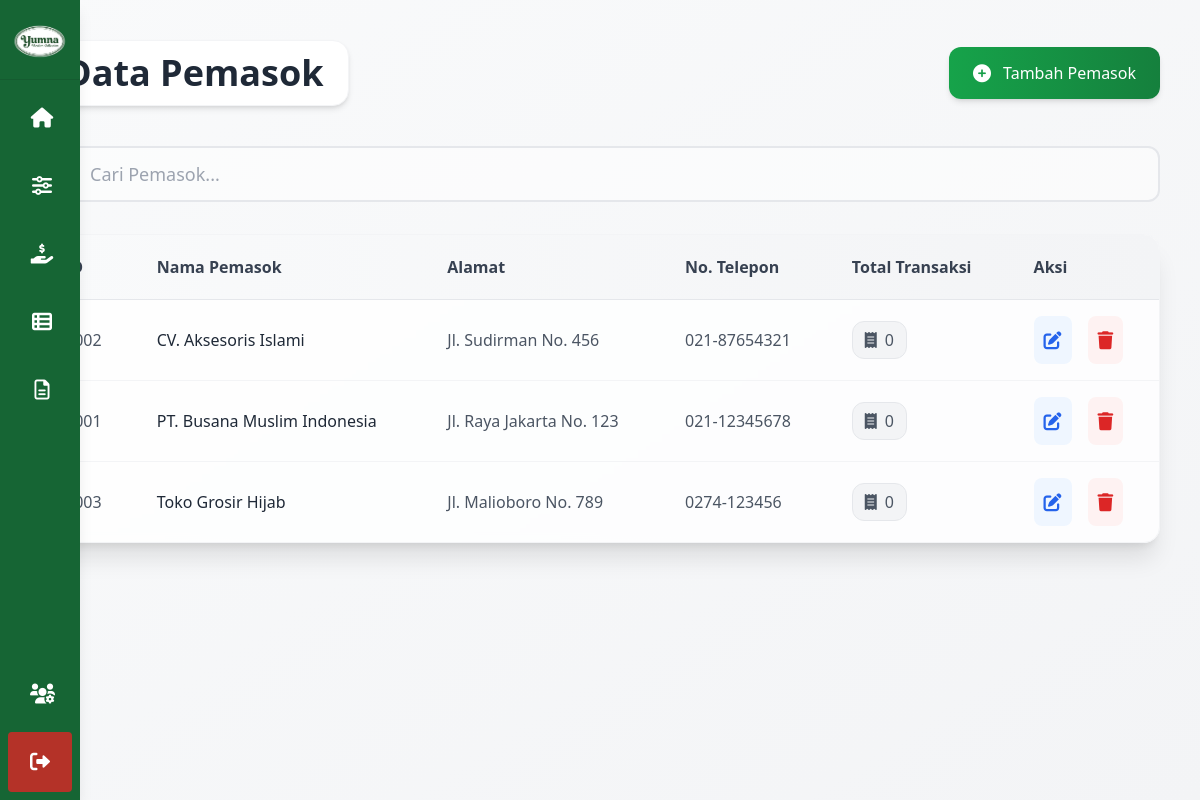
The page /pages/manage_pemasok.php (signed in) on the database as committed earlier.
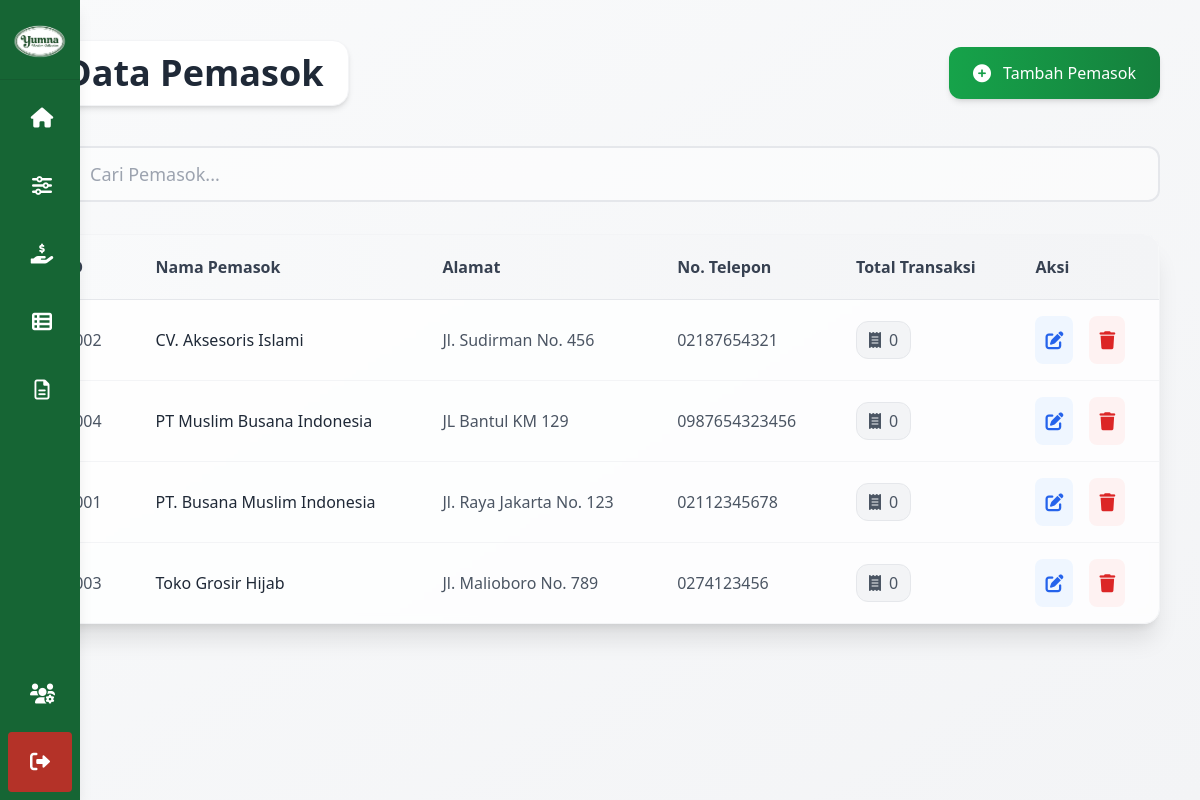
The same page on the database as committed later.
### tables this page shows
CREATE TABLE pemasok (
    id_pemasok INT(10) AUTO_INCREMENT PRIMARY KEY,
    nama_pemasok VARCHAR(50) NOT NULL,
    alamat VARCHAR(100) NOT NULL,
    no_telepon VARCHAR(15) NOT NULL
);

### pages/manage_pemasok.php (the view, shortened to what this page needs)
<?php
require_once '../config/koneksi.php';
$stmt = $pdo->query("SELECT * FROM pemasok ORDER BY nama_pemasok");
$pemasoks = $stmt->fetchAll(PDO::FETCH_ASSOC);
$transaksi_pemasok = [];
$stmt_transaksi = $pdo->prepare("SELECT COUNT(*) FROM pembelian WHERE id_pemasok = ?");
foreach ($pemasoks as $pemasok) {
    $stmt_transaksi->execute([$pemasok['id_pemasok']]);
    $transaksi_pemasok[$pemasok['id_pemasok']] = $stmt_transaksi->fetchColumn();
}
?>
<!DOCTYPE html>
<html lang="id">
<head>
    <script src="https://cdn.tailwindcss.com"></script>
    <link rel="stylesheet" href="https://cdnjs.cloudflare.com/ajax/libs/font-awesome/6.0.0-beta3/css/all.min.css">
</head>
<body class="bg-gradient-to-br from-gray-50 to-gray-100 min-h-screen">
    <div class="flex">
        <?php include '../includes/sidebar.php'; ?>
        <main class="flex-1 p-6 sm:p-8 lg:p-10">
            <div class="max-w-7xl mx-auto">
                <header class="flex flex-col sm:flex-row justify-between items-center mb-10 gap-4">
                    <div class="flex items-center gap-4">
                        <h1 class="text-3xl sm:text-4xl font-bold text-gray-800 bg-white py-3 px-6 rounded-2xl shadow-md border border-gray-100">
                            Data Pemasok
                        </h1>
                    </div>
                    <?php if ($user_level === 'admin') : ?>
                        <button onclick="openModal('add')" class="bg-gradient-to-r from-green-600 to-green-700 hover:from-green-700 hover:to-green-800 text-white px-6 py-3 rounded-xl flex items-center gap-3 transition-all duration-300 shadow-md hover:shadow-lg transform hover:-translate-y-0.5">
                            <i class="fas fa-plus-circle text-lg"></i>
                            <span class="font-medium">Tambah Pemasok</span>
                        </button>
                    <?php endif; ?>
                </header>
                <div class="mb-8">
                    <div class="flex flex-col sm:flex-row gap-4">
                        <div class="flex-1">
                            <div class="relative">
                                <input type="text" id="searchInput" placeholder="Cari Pemasok..." class="w-full pl-12 pr-4 py-3 text-lg rounded-xl border-2 border-gray-200 focus:outline-none focus:ring-2 focus:ring-green-500 focus:border-transparent transition-all bg-white/50">
                            </div>
                        </div>
                    </div>
                </div>
                <div class="bg-white/80 backdrop-blur-sm rounded-2xl shadow-xl overflow-hidden border border-gray-100">
                    <div class="overflow-x-auto">
                        <table class="w-full">
                            <thead class="bg-gradient-to-r from-gray-50 to-gray-100 border-b border-gray-200">
                                <tr>
                                    <th class="px-6 py-5 text-left text-base font-semibold text-gray-700">ID</th>
                                    <th class="px-6 py-5 text-left text-base font-semibold text-gray-700">Nama Pemasok</th>
                                    <th class="px-6 py-5 text-left text-base font-semibold text-gray-700">Alamat</th>
                                    <th class="px-6 py-5 text-left text-base font-semibold text-gray-700">No. Telepon</th>
                                    <th class="px-6 py-5 text-left text-base font-semibold text-gray-700">Total Transaksi</th>
                                    <?php if ($user_level === 'admin') : ?>
                                        <th class="px-6 py-5 text-left text-base font-semibold text-gray-700">Aksi</th>
                                    <?php endif; ?>
                                </tr>
                            </thead>
                            <tbody class="divide-y divide-gray-100" id="tableBody">
                                <?php foreach ($pemasoks as $pemasok) : ?>
                                    <tr class="hover:bg-gray-50/50 transition-colors duration-150">
                                        <td class="px-6 py-4 text-base text-gray-600 font-medium"><?= str_pad($pemasok['id_pemasok'], 4, '0', STR_PAD_LEFT) ?></td>
                                        <td class="px-6 py-4 text-gray-800 font-medium text-base"><?= htmlspecialchars($pemasok['nama_pemasok']) ?></td>
                                        <td class="px-6 py-4 text-base text-gray-600"><?= htmlspecialchars($pemasok['alamat']) ?></td>
                                        <td class="px-6 py-4 text-base text-gray-600"><?= htmlspecialchars($pemasok['no_telepon']) ?></td>
                                        <td class="px-6 py-4">
                                            <span class="px-3 py-1.5 text-base rounded-xl inline-flex items-center gap-2 font-medium
                                                <?= $transaksi_pemasok[$pemasok['id_pemasok']] > 0 ? 'bg-blue-50 text-blue-700 border border-blue-200' : 'bg-gray-100 text-gray-600 border border-gray-200' ?>">
                                                <i class="fas fa-receipt"></i>
                                                <?= $transaksi_pemasok[$pemasok['id_pemasok']] ?>
                                            </span>
                                        </td>
                                        <?php if ($user_level === 'admin') : ?>
                                            <td class="px-6 py-4">
                                                <div class="flex gap-4">
                                                    <button onclick='openModal("edit", <?= json_encode($pemasok) ?>)' class="text-blue-600 hover:text-blue-800 bg-blue-50 p-2.5 rounded-lg hover:bg-blue-100 transition-colors">
                                                        <i class="fas fa-edit text-lg"></i>
                                                    </button>
                                                    <form method="POST" class="inline" onsubmit="return confirmDelete()">
                                                        <button type="submit" class="text-red-600 hover:text-red-800 bg-red-50 p-2.5 rounded-lg hover:bg-red-100 transition-colors">
                                                            <i class="fas fa-trash text-lg"></i>
                                                        </button>
                                                    </form>
                                                </div>
                                            </td>
                                        <?php endif; ?>
                                    </tr>
                                <?php endforeach; ?>
                            </tbody>
                        </table>
                    </div>
                </div>
            </div>
        </main>
    </div>
</body>
</html>

### includes/Sidebar.php (shortened to what this page needs)
<?php
$user_level = $_SESSION['pengguna']['level'];
?>
<aside class="fixed left-0 top-0 z-50 flex h-screen w-20 flex-col bg-green-800 text-white shadow-lg">
    <div class="flex h-20 flex-shrink-0 items-center justify-center border-b border-green-900/50">
        <img src="../assets/images/logo.png" alt="Yumna Moslem Collection" class="w-14 h-14 object-contain">
    </div>
    <nav class="flex h-full flex-col p-2">
        <ul class="space-y-2">
            <?php
            $bottom_items_labels = ['Pengaturan', 'Logout'];
            foreach ($menuItems as $item):
                if (in_array($item['label'], $bottom_items_labels)) continue;
                $isActive = false;
                $active_class = $isActive ? 'bg-green-700 border-l-4 border-lime-400' : 'border-l-4 border-transparent';
                $hasSubmenu = isset($item['submenu']);
            ?>
                <li class="relative">
                    <a href="<?= $hasSubmenu ? '#' : $item['url'] ?>" class="group flex items-center justify-center rounded p-4 transition-all hover:bg-green-700 <?= $active_class ?>" <?= $hasSubmenu ? 'onclick="toggleSubmenu(event, \'submenu-' . strtolower(str_replace(' ', '', $item['label'])) . '\')"' : '' ?>>
                        <i class="<?= $item['icon'] ?> w-6 text-center text-xl"></i>
                    </a>
                </li>
            <?php endforeach; ?>
        </ul>
        <ul class="mt-auto space-y-2">
            <?php
            $pengaturanData = null;
            foreach ($menuItems as $item) {
                if ($item['label'] === 'Pengaturan') {
                    $pengaturanData = $item;
                    break;
                }
            }
            if ($pengaturanData && in_array($user_level, $pengaturanData['levels'])):
                $isActive = (isset($pengaturanData['url']) && str_contains($_SERVER['REQUEST_URI'], $pengaturanData['url']));
            ?>
                <li class="relative">
                    <a href="<?= $pengaturanData['url'] ?>" class="group flex items-center justify-center rounded p-4 transition-all hover:bg-green-700 <?= $isActive ? 'bg-green-700 border-l-4 border-lime-400' : 'border-l-4 border-transparent' ?>">
                        <i class="<?= $pengaturanData['icon'] ?> w-6 text-center text-xl"></i>
                    </a>
                </li>
            <?php endif; ?>
            <li class="relative">
                <a href="../auth/logout.php" class="group flex items-center justify-center rounded bg-red-600/80 p-4 transition-all hover:bg-red-600">
                    <i class="fas fa-sign-out-alt w-6 text-center text-xl"></i>
                </a>
            </li>
        </ul>
    </nav>
</aside>

Rows that differ between the two databases and show on the page:
changed pemasok "CV. Aksesoris Islami": no_telepon "021-87654321" → "02187654321"
added pemasok: id_pemasok "0004", nama_pemasok "PT Muslim Busana Indonesia", alamat "JL Bantul KM 129", no_telepon "0987654323456", id_pemasok "0"
changed pemasok "PT. Busana Muslim Indonesia": no_telepon "021-12345678" → "02112345678"
changed pemasok "Toko Grosir Hijab": no_telepon "0274-123456" → "0274123456"
